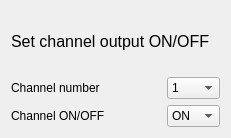
            <widget class="QWidget" name="tab_B2912A_channel_option">
             <attribute name="title">
              <string>Channel option</string>
             </attribute>
             <layout class="QFormLayout" name="formLayout_58">
              <item row="0" column="0" colspan="2">
               <widget class="QLabel" name="label_182">
                <property name="minimumSize">
                 <size>
                  <width>0</width>
                  <height>60</height>
                 </size>
                </property>
                <property name="font">
                 <font>
                  <family>Arial</family>
                  <pointsize>12</pointsize>
                  <weight>50</weight>
                  <italic>false</italic>
                  <bold>false</bold>
                 </font>
                </property>
                <property name="styleSheet">
                 <string notr="true">font: 12pt &quot;Arial&quot;;</string>
                </property>
                <property name="text">
                 <string>Set channel output ON/OFF</string>
                </property>
               </widget>
              </item>
              <item row="1" column="0">
               <widget class="QLabel" name="label_183">
                <property name="minimumSize">
                 <size>
                  <width>150</width>
                  <height>0</height>
                 </size>
                </property>
                <property name="maximumSize">
                 <size>
                  <width>200</width>
                  <height>16777215</height>
                 </size>
                </property>
                <property name="text">
                 <string>Channel number</string>
                </property>
               </widget>
              </item>
              <item row="1" column="1">
               <widget class="QComboBox" name="comboBox_B2912A_channel_option_channel">
                <property name="sizeAdjustPolicy">
                 <enum>QComboBox::AdjustToContentsOnFirstShow</enum>
                </property>
                <item>
                 <property name="text">
                  <string>1</string>
                 </property>
                </item>
                <item>
                 <property name="text">
                  <string>2</string>
                 </property>
                </item>
               </widget>
              </item>
              <item row="2" column="0">
               <widget class="QLabel" name="label_190">
                <property name="minimumSize">
                 <size>
                  <width>150</width>
                  <height>0</height>
                 </size>
                </property>
                <property name="maximumSize">
                 <size>
                  <width>200</width>
                  <height>16777215</height>
                 </size>
                </property>
                <property name="text">
                 <string>Channel ON/OFF</string>
                </property>
               </widget>
              </item>
              <item row="2" column="1">
               <widget class="QComboBox" name="comboBox_B2912A_channel_option_switch">
                <item>
                 <property name="text">
                  <string>ON</string>
                 </property>
                </item>
                <item>
                 <property name="text">
                  <string>OFF</string>
                 </property>
                </item>
               </widget>
              </item>
             </layout>
            </widget>
